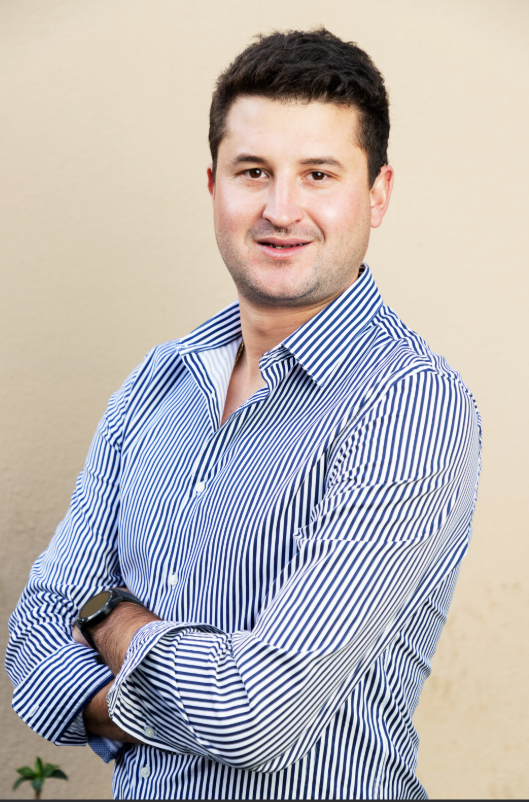
#> input picture assets/img/SEBASTIÁN_BEDOYA.png, 529 x 802 px, found by its file name
$ python convert_bw.py
#> lines starting #> are read from the running program, lines starting #| are printed output that depends on the picture
from PIL import Image

img = Image.open(r"c:\Proyectos\Webs\MIH\assets\img\SEBASTIÁN_BEDOYA.png")
#> img is the input picture: PIL image 529x802 RGBA; mean R, G, B, A 185.3, 180.5, 181.2, 255
img_gray = img.convert('L')
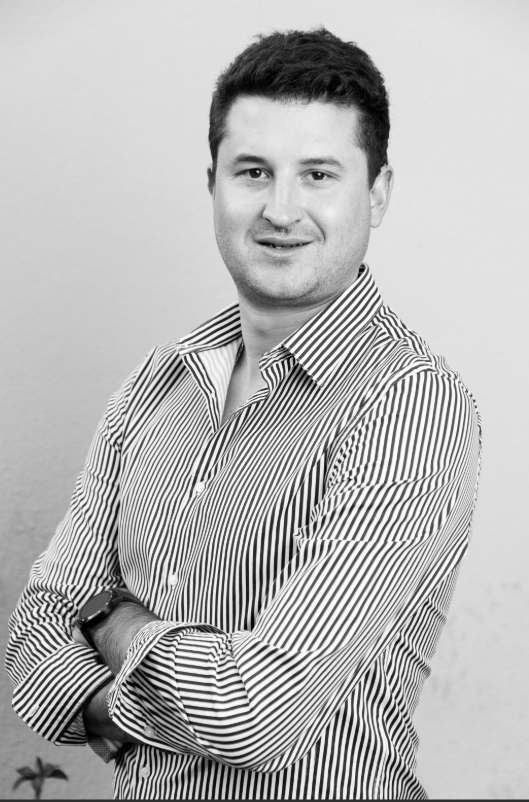
#> img_gray: PIL image 529x802 L; min 0, max 252, mean 182
img_gray.save(r"c:\Proyectos\Webs\MIH\assets\img\SEBASTIAN_BEDOYA_BN.png")
